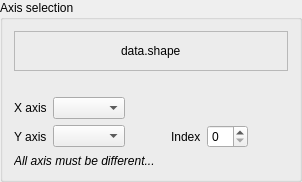
                    <widget class="QGroupBox" name="groupBox_32">
                     <property name="title">
                      <string>Axis selection</string>
                     </property>
                     <layout class="QVBoxLayout" name="verticalLayout_61">
                      <item>
                       <widget class="QFrame" name="_ndAxShapePan_6">
                        <property name="frameShape">
                         <enum>QFrame::StyledPanel</enum>
                        </property>
                        <property name="frameShadow">
                         <enum>QFrame::Raised</enum>
                        </property>
                        <layout class="QHBoxLayout" name="horizontalLayout_101">
                         <item>
                          <spacer name="horizontalSpacer_137">
                           <property name="orientation">
                            <enum>Qt::Horizontal</enum>
                           </property>
                           <property name="sizeHint" stdset="0">
                            <size>
                             <width>40</width>
                             <height>20</height>
                            </size>
                           </property>
                          </spacer>
                         </item>
                         <item>
                          <widget class="QLabel" name="_1dAxShape">
                           <property name="text">
                            <string>data.shape</string>
                           </property>
                          </widget>
                         </item>
                         <item>
                          <spacer name="horizontalSpacer_138">
                           <property name="orientation">
                            <enum>Qt::Horizontal</enum>
                           </property>
                           <property name="sizeHint" stdset="0">
                            <size>
                             <width>40</width>
                             <height>20</height>
                            </size>
                           </property>
                          </spacer>
                         </item>
                        </layout>
                       </widget>
                      </item>
                      <item>
                       <layout class="QGridLayout" name="gridLayout_14">
                        <property name="topMargin">
                         <number>20</number>
                        </property>
                        <item row="1" column="5">
                         <spacer name="horizontalSpacer_139">
                          <property name="orientation">
                           <enum>Qt::Horizontal</enum>
                          </property>
                          <property name="sizeHint" stdset="0">
                           <size>
                            <width>40</width>
                            <height>20</height>
                           </size>
                          </property>
                         </spacer>
                        </item>
                        <item row="1" column="0">
                         <widget class="QLabel" name="label_97">
                          <property name="text">
                           <string>Y axis</string>
                          </property>
                         </widget>
                        </item>
                        <item row="0" column="0">
                         <widget class="QLabel" name="label_96">
                          <property name="text">
                           <string>X axis</string>
                          </property>
                         </widget>
                        </item>
                        <item row="1" column="3">
                         <widget class="QLabel" name="label_98">
                          <property name="text">
                           <string>Index</string>
                          </property>
                         </widget>
                        </item>
                        <item row="1" column="4">
                         <widget class="QSpinBox" name="_1dAxInd"/>
                        </item>
                        <item row="1" column="2">
                         <spacer name="horizontalSpacer_178">
                          <property name="orientation">
                           <enum>Qt::Horizontal</enum>
                          </property>
                          <property name="sizeHint" stdset="0">
                           <size>
                            <width>40</width>
                            <height>20</height>
                           </size>
                          </property>
                         </spacer>
                        </item>
                        <item row="1" column="1">
                         <widget class="QComboBox" name="_1dAxY"/>
                        </item>
                        <item row="0" column="1">
                         <widget class="QComboBox" name="_1dAxX"/>
                        </item>
                       </layout>
                      </item>
                      <item>
                       <widget class="QLabel" name="_1dAxCheckTxt">
                        <property name="text">
                         <string>&lt;html&gt;&lt;head/&gt;&lt;body&gt;&lt;p&gt;&lt;span style=&quot; font-style:italic;&quot;&gt;All axis must be different...&lt;/span&gt;&lt;/p&gt;&lt;/body&gt;&lt;/html&gt;</string>
                        </property>
                       </widget>
                      </item>
                     </layout>
                    </widget>
